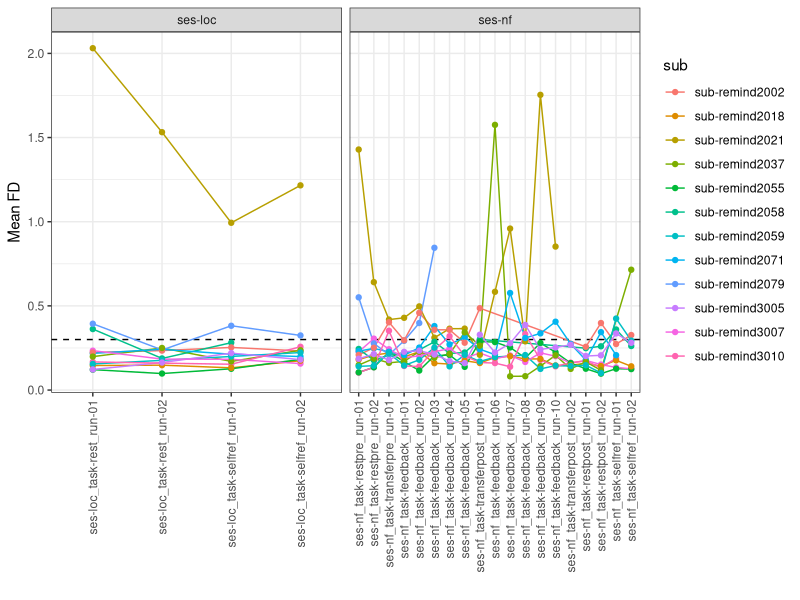

Source code (R):
## ---- chunk 1
knitr::opts_chunk$set(echo = TRUE)
## ---- chunk 2
library(tidyverse)

mean_fd = read.csv('mean_fd_summary.csv')

mean_fd = mean_fd %>%
    mutate(filename = basename(filename)) %>%
    separate(., col = filename, sep = '_', into = c('sub', 'ses', 'task', 'run', 'f1', 'f2')) %>%
    dplyr::select(-f1, -f2) %>%
    mutate(ses_task_run = paste0(ses, '_', task, '_', run),
           ses_task_run_factor = factor(ses_task_run, levels = c(
               "ses-loc_task-rest_run-01", 
               "ses-loc_task-rest_run-02" ,
               "ses-loc_task-selfref_run-01" ,
               "ses-loc_task-selfref_run-02"  ,  
               "ses-nf_task-restpre_run-01" ,
               "ses-nf_task-restpre_run-02",
               "ses-nf_task-transferpre_run-01", 
               "ses-nf_task-feedback_run-01",
               "ses-nf_task-feedback_run-02",
               "ses-nf_task-feedback_run-03" , 
               "ses-nf_task-feedback_run-04"  ,
               "ses-nf_task-feedback_run-05" ,
               "ses-nf_task-transferpost_run-01", 
               "ses-nf_task-feedback_run-06",
               "ses-nf_task-feedback_run-07",
               "ses-nf_task-feedback_run-08" ,      
               "ses-nf_task-feedback_run-09",
               "ses-nf_task-feedback_run-10",
               "ses-nf_task-transferpost_run-02",
               "ses-nf_task-restpost_run-01"  ,
               "ses-nf_task-restpost_run-02" ,
               "ses-nf_task-selfref_run-01" ,
               "ses-nf_task-selfref_run-02"     
           )))





ggplot(mean_fd, aes(x = ses_task_run_factor, y = mean_fd)) +
    geom_hline(yintercept = 0.3, lty = 2) +
    #stat_summary(fun.data =mean_cl_boot) +
    geom_line(aes(group = sub, color = sub)) +
    geom_point(aes(color = sub)) +
    facet_grid(~ses, drop=TRUE, scales = 'free_x') +
    theme_bw() +
    theme(axis.text.x = element_text(angle = 90, vjust = 0.5, hjust=1)) + 
    labs(y = 'Mean FD', x = '')





